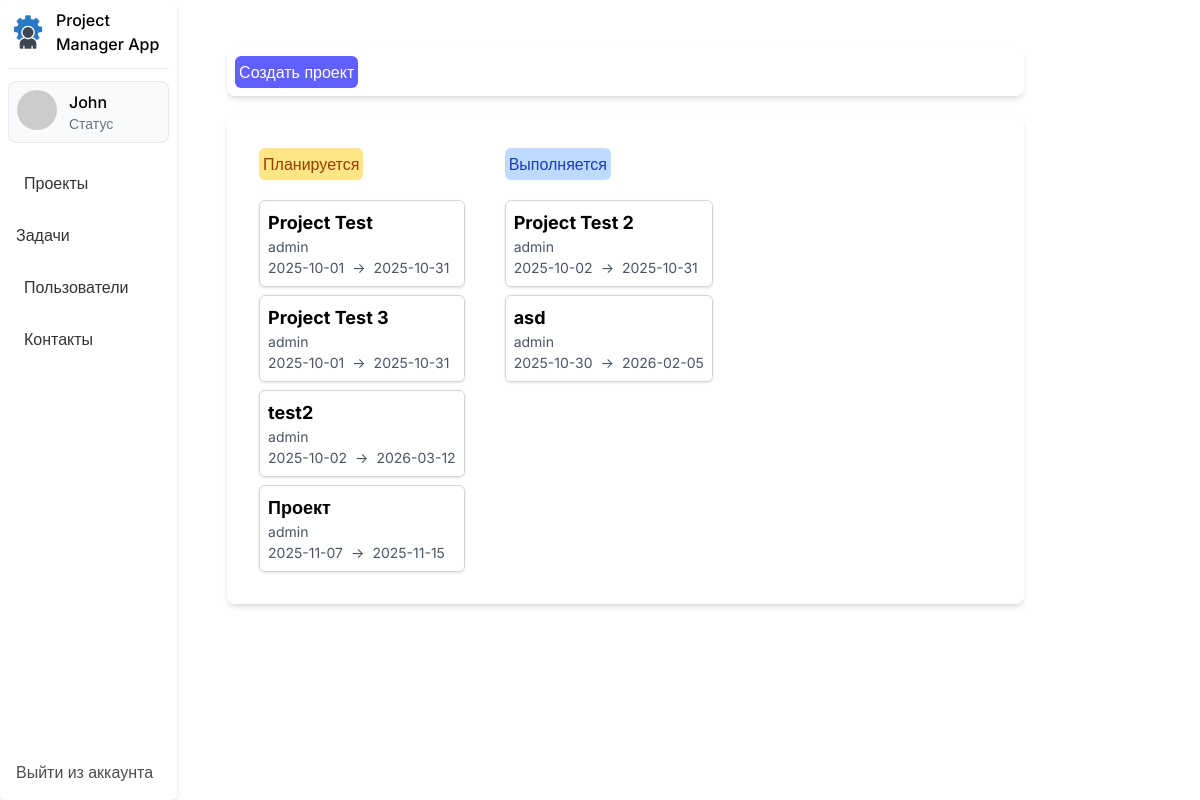
The app's page /projects/kanban/ (signed in) with its own data.
### users/models.py (models this page shows)
class CustomUser(AbstractUser):
    avatar = models.ImageField(null=True, blank=True, upload_to='avatars/')
    @property
    def get_avatar(self):
        if self.avatar:
            return self.avatar.url
        return f'https://ui-avatars.com/api/?background=random&name={self.username}'

### projects/models.py (models this page shows)
class ProjectStatus(models.Model):
    name = models.CharField(max_length=100)
    def __str__(self):
        return self.name

class Project(models.Model):
    title = models.CharField(max_length=100)
    description = models.TextField()
    status = models.ForeignKey(ProjectStatus, on_delete=models.CASCADE)
    owner = models.ForeignKey(CustomUser, on_delete=models.CASCADE)
    created_at = models.DateTimeField(auto_now_add=True)
    date_start = models.DateTimeField()
    date_end = models.DateTimeField()

### projects/views.py (the view)
# urls.py: path('kanban/', kanban, name='projects_kanban'),
@login_required(login_url='login')
def kanban(request):
    context = {
        "status_planning": ProjectStatus.objects.get(name="Планируется"),
        "status_progress": ProjectStatus.objects.get(name="Выполняется"),
        "projects_planning": Project.objects.filter(status=ProjectStatus.objects.get(name="Планируется")),
        "projects_progress": Project.objects.filter(status=ProjectStatus.objects.get(name="Выполняется")),
    }
    return render(request, 'projects/kanban.html', context)

### projects/templates/projects/kanban.html
{% extends 'projects/base.html' %}
{% block content %}
    <div class="flex gap-4 p-5 shadow-md rounded-lg">
        <div class="flex flex-col items-start gap-5 p-3 rounded-lg">
            <div class="p-1 rounded-md bg-amber-200">
                <span class="text-amber-800">{{ status_planning }}</span>
            </div>
            <ul class="flex flex-col gap-2">
                {% for project in projects_planning %}
                    <li>
                        <a href="{% url 'projects_details' project_id=project.id %}">
                            <div class="p-2 shadow-sm rounded-md border border-gray-300 hover:cursor-pointer hover:bg-gray-100 transition-all">
                                <h3 class="font-bold text-[18px]">{{ project.title }}</h3>
                                <p class="text-[14px] text-gray-600">{{ project.owner }}</p>
                                <div class="flex items-center gap-2 text-gray-600">
                                    <span class="text-[14px]">{{ project.date_start|date:"Y-m-d" }}</span>
                                    <span class="text-[14px]">-></span>
                                    <span class="text-[14px]">{{ project.date_end|date:"Y-m-d" }}</span>
                                </div>
                            </div>
                        </a>
                    </li>
                {% endfor %}
            </ul>
        </div>
        <div class="flex flex-col items-start gap-5 p-3 rounded-lg">
            <div class="p-1 rounded-md bg-blue-200">
                <span class="text-blue-800">{{ status_progress }}</span>
            </div>
            <ul class="flex flex-col gap-2">
                {% for project in projects_progress %}
                    <li>
                        <a href="{% url 'projects_details' project_id=project.id %}">
                            <div class="p-2 shadow-sm rounded-md border border-gray-300 hover:cursor-pointer hover:bg-gray-100 transition-all">
                                <h3 class="font-bold text-[18px]">{{ project.title }}</h3>
                                <p class="text-[14px] text-gray-600">{{ project.owner }}</p>
                                <div class="flex items-center gap-2 text-gray-600">
                                    <span class="text-[14px]">{{ project.date_start|date:"Y-m-d" }}</span>
                                    <span class="text-[14px]">-></span>
                                    <span class="text-[14px]">{{ project.date_end|date:"Y-m-d" }}</span>
                                </div>
                            </div>
                        </a>
                    </li>
                {% endfor %}
            </ul>
        </div>
    </div>
{% endblock %}

### projects/templates/projects/base.html (shortened to what this page needs)
{% load icons %}
<!DOCTYPE html>
<html lang="en">
<head>
    <script src="https://cdn.jsdelivr.net/npm/@tailwindcss/browser@4"></script>
    <link rel="stylesheet" href="https://cdnjs.cloudflare.com/ajax/libs/font-awesome/6.5.1/css/all.min.css">
</head>
<body>
    <div class="container">
      <aside class="flex flex-col justify-between sidebar p-2 shadow-md rounded-md h-screen">
          <div>
              <div class="flex items-center gap-2 mb-3 border-b pb-3 border-gray-200">
                  <img width="40" src="/media/logo.png" alt="">
                  <p class="font-medium">Project Manager App</p>
              </div>
              <div class="flex gap-3 bg-gray-50 p-2 rounded-lg border border-gray-200">
                  <img src="{{ request.user.get_avatar }}" class="w-10 h-10 rounded-full" alt="" />
                  <div>
                      <h4 class="text-base font-medium">{{ request.user.username }}</h4>
                      <p class="text-sm text-gray-500">Статус</p>
                  </div>
              </div>
              <nav>
                  <ul class="flex flex-col mt-4 gap-1">
                      <li>
                          <a class="flex items-center gap-4 ml-[8px] text-black/80 font-medium  px-2 py-3 cursor-pointer hover:bg-gray-100 rounded-lg" href="{% url 'projects_kanban' %}">
                              {% icon 'project' extra_classes='fa-xl text-black/60' %} <span>Проекты</span></a>
                      </li>
                      <li>
                          <a class="flex items-center gap-4  text-black/80 font-medium  px-2 py-3 cursor-pointer hover:bg-gray-100 rounded-lg" href="{% url 'tasks_kanban' %}">
                              {% icon 'task' extra_classes='fa-xl text-black/60' %} <span>Задачи</span></a>
                      </li>
                      <li>
                          <a class="flex items-center gap-4 ml-[8px] text-black/80 font-medium  px-2 py-3 cursor-pointer hover:bg-gray-100 rounded-lg" href="">
                              {% icon 'user' extra_classes='fa-xl text-black/60' %} <span>Пользователи</span></a>
                      </li>
                      <li>
                          <a class="flex items-center gap-4 ml-[8px] text-black/80 font-medium  px-2 py-3 cursor-pointer hover:bg-gray-100 rounded-lg" href="{% url 'send_message' %}">
                              {% icon 'user' extra_classes='fa-xl text-black/60' %} <span>Контакты</span></a>
                      </li>
                  </ul>
              </nav>
          </div>
          <a href="{% url 'logout' %}" class="flex items-center gap-4 font-medium transition-all rounded-lg p-2 hover:bg-gray-100 transition-all">
              {% icon 'logout' extra_classes='fa-xl text-black/60' %} <span class="text-black/70">Выйти из аккаунта</span>
          </a>
      </aside>
      <main class="main mt-12">
          <div class="flex items-start justify-between rounded-lg shadow-md mb-5 p-2">
              <a class="bg-indigo-500 p-1 rounded-md text-white hover:bg-indigo-600" href="{% url 'projects_add' %}">Создать проект</a>
          </div>
          {% block content %}
          {% endblock %}
      </main>
    </div>
</body>
</html>

### projects/templates/projects/base.html (style rules this page uses)
* { font-family: "Inter", sans-serif; }
.container { display: grid; grid-template-columns: 0.6fr 2.7fr; grid-template-rows: 1fr; gap: 5px 50px; grid-template-areas: "sidebar main"; }
.sidebar { grid-area: sidebar; }
.main { grid-area: main; }

### records on screen
CustomUser: user.username "John"
ProjectStatus: name "Планируется"
Project: title "Project Test", owner "admin", date_start "2025-10-01", date_end "2025-10-31"
Project: title "Project Test 3", owner "admin", date_start "2025-10-01", date_end "2025-10-31"
Project: title "test2", owner "admin", date_start "2025-10-02", date_end "2026-03-12"
Project: title "Проект", owner "admin", date_start "2025-11-07", date_end "2025-11-15"
ProjectStatus: name "Выполняется"
Project: title "Project Test 2", owner "admin", date_start "2025-10-02", date_end "2025-10-31"
Project: title "asd", owner "admin", date_start "2025-10-30", date_end "2026-02-05"
